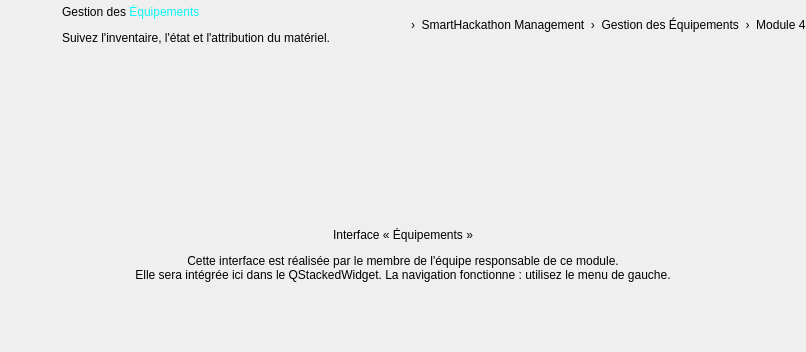
<widget class="QWidget" name="pageEquipements"><layout class="QVBoxLayout" name="layoutPageEquipements"><property name="leftMargin"><number>0</number></property><property name="topMargin"><number>0</number></property><property name="rightMargin"><number>0</number></property><property name="bottomMargin"><number>0</number></property><property name="spacing"><number>12</number></property><item><layout class="QHBoxLayout" name="layoutTitleEquipements"><property name="spacing"><number>12</number></property><item><widget class="QLabel" name="labelTitleIconEquipements"><property name="pixmap"><pixmap resource="resources.qrc">:/icons/ti_cpu.png</pixmap></property><property name="scaledContents"><bool>true</bool></property><property name="minimumSize"><size><width>50</width><height>50</height></size></property><property name="maximumSize"><size><width>50</width><height>50</height></size></property></widget></item><item><layout class="QVBoxLayout" name="layoutTitleTxtEquipements"><property name="spacing"><number>0</number></property><item><widget class="QLabel" name="labelTitleEquipements"><property name="text"><string>Gestion des &lt;span style="color:#0BF8F6;"&gt;Équipements&lt;/span&gt;</string></property><property name="textFormat"><enum>Qt::RichText</enum></property><property name="pageTitle" stdset="0"><bool>true</bool></property></widget></item><item><widget class="QLabel" name="labelSubtitleEquipements"><property name="text"><string>Suivez l'inventaire, l'état et l'attribution du matériel.</string></property><property name="pageSub" stdset="0"><bool>true</bool></property></widget></item></layout></item><item><spacer name="spTitleEquipements"><property name="orientation"><enum>Qt::Horizontal</enum></property><property name="sizeHint" stdset="0"><size><width>40</width><height>10</height></size></property></spacer></item><item><widget class="QLabel" name="labelHomeIconEquipements"><property name="pixmap"><pixmap resource="resources.qrc">:/icons/home_c.png</pixmap></property><property name="scaledContents"><bool>true</bool></property><property name="minimumSize"><size><width>16</width><height>16</height></size></property><property name="maximumSize"><size><width>16</width><height>16</height></size></property></widget></item><item><widget class="QLabel" name="labelBreadcrumbEquipements"><property name="text"><string>›  SmartHackathon Management  ›  Gestion des Équipements  ›  Module 4</string></property><property name="pageSub" stdset="0"><bool>true</bool></property></widget></item></layout></item><item><widget class="QFrame" name="framePlaceholderEquipements"><property name="card" stdset="0"><bool>true</bool></property><layout class="QVBoxLayout" name="layoutPhEquipements"><property name="leftMargin"><number>30</number></property><property name="topMargin"><number>30</number></property><property name="rightMargin"><number>30</number></property><property name="bottomMargin"><number>30</number></property><property name="spacing"><number>12</number></property><item><spacer name="spPhTEquipements"><property name="orientation"><enum>Qt::Vertical</enum></property><property name="sizeHint" stdset="0"><size><width>20</width><height>40</height></size></property></spacer></item><item alignment="Qt::AlignHCenter"><widget class="QLabel" name="labelPhIconEquipements"><property name="pixmap"><pixmap resource="resources.qrc">:/icons/ti_cpu.png</pixmap></property><property name="scaledContents"><bool>true</bool></property><property name="minimumSize"><size><width>84</width><height>84</height></size></property><property name="maximumSize"><size><width>84</width><height>84</height></size></property></widget></item><item><widget class="QLabel" name="labelPhTitleEquipements"><property name="text"><string>Interface « Équipements »</string></property><property name="phTitle" stdset="0"><bool>true</bool></property><property name="alignment"><set>Qt::AlignCenter</set></property></widget></item><item><widget class="QLabel" name="labelPhTextEquipements"><property name="text"><string>Cette interface est réalisée par le membre de l'équipe responsable de ce module.
Elle sera intégrée ici dans le QStackedWidget. La navigation fonctionne : utilisez le menu de gauche.</string></property><property name="phText" stdset="0"><bool>true</bool></property><property name="alignment"><set>Qt::AlignCenter</set></property></widget></item><item><spacer name="spPhBEquipements"><property name="orientation"><enum>Qt::Vertical</enum></property><property name="sizeHint" stdset="0"><size><width>20</width><height>40</height></size></property></spacer></item></layout></widget></item></layout></widget>
